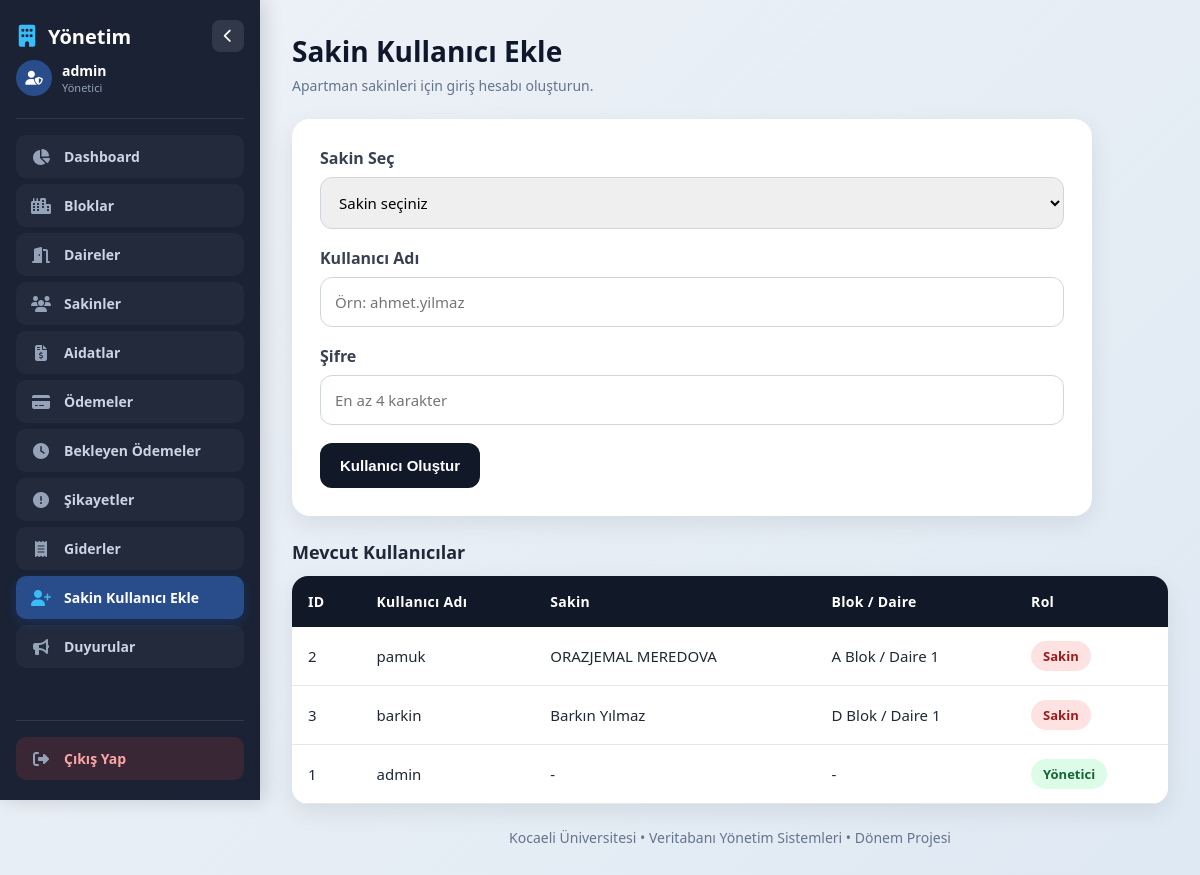
The app's page /register.php (signed in), older data.
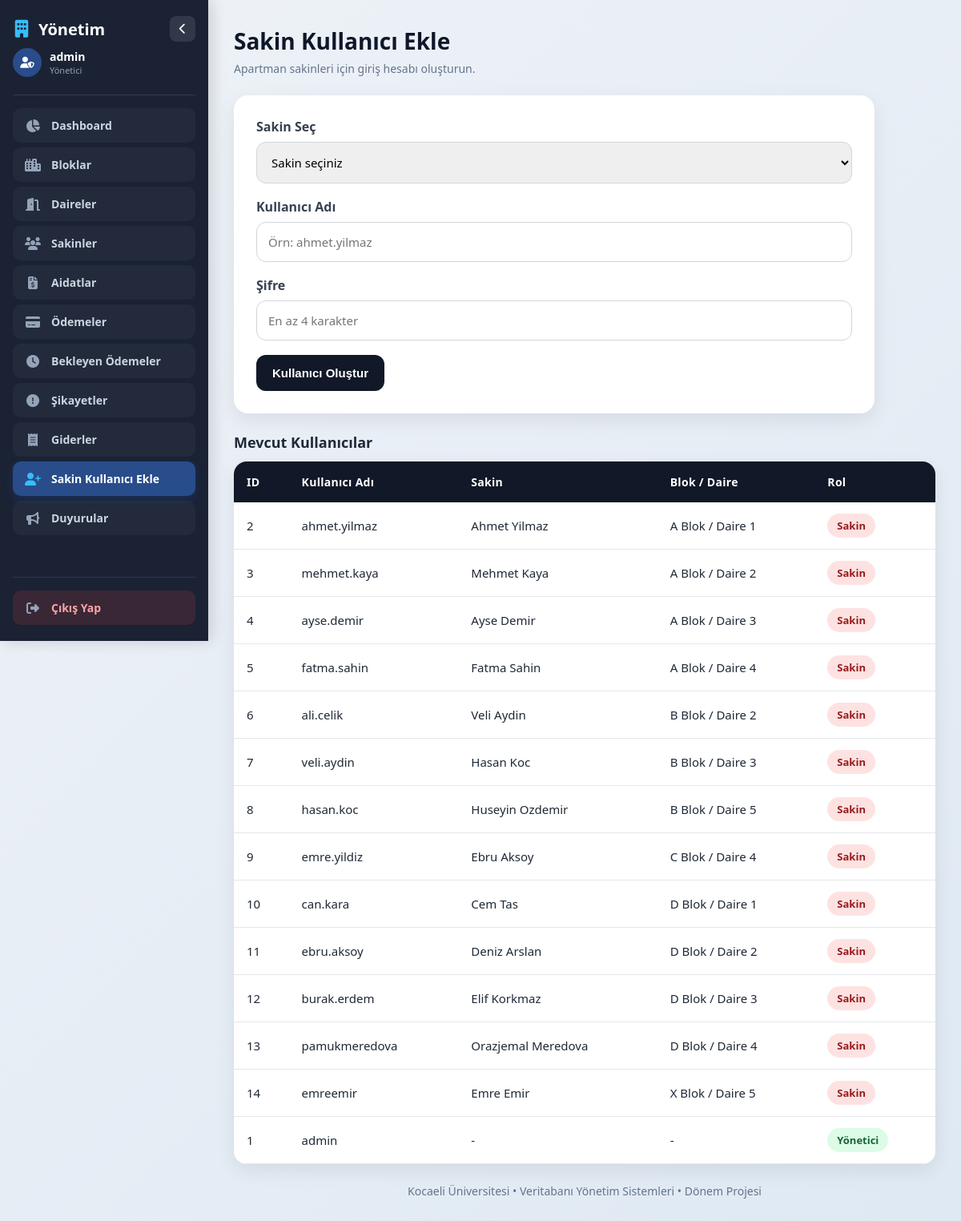
The same page, newer data.
### tables this page shows
CREATE TABLE `users` (
  `user_id` int(11) NOT NULL,
  `username` varchar(50) NOT NULL,
  `password` varchar(255) NOT NULL,
  `role` enum('admin','resident') NOT NULL DEFAULT 'resident',
  `resident_id` int(11) DEFAULT NULL,
  `created_at` timestamp NOT NULL DEFAULT current_timestamp()
);

CREATE TABLE `residents` (
  `resident_id` int(11) NOT NULL,
  `apartment_id` int(11) NOT NULL,
  `name` varchar(50) NOT NULL,
  `surname` varchar(50) NOT NULL,
  `phone` varchar(20) DEFAULT NULL,
  `email` varchar(100) DEFAULT NULL,
  `type` enum('ev_sahibi','kiraci') NOT NULL DEFAULT 'ev_sahibi',
  `created_at` timestamp NOT NULL DEFAULT current_timestamp()
);

CREATE TABLE `blocks` (
  `block_id` int(11) NOT NULL,
  `block_name` varchar(50) NOT NULL,
  `created_at` timestamp NOT NULL DEFAULT current_timestamp()
);

CREATE TABLE `apartments` (
  `apartment_id` int(11) NOT NULL,
  `block_id` int(11) NOT NULL,
  `floor_no` int(11) NOT NULL,
  `apartment_no` varchar(10) NOT NULL,
  `status` enum('bos','dolu') NOT NULL DEFAULT 'bos',
  `created_at` timestamp NOT NULL DEFAULT current_timestamp()
);

### register.php (the view, shortened to what this page needs)
<?php
require_once "includes/header_admin.php";
?>
        <div class="top-bar">
            <div>
                <h1>Sakin Kullanıcı Ekle</h1>
                <p>Apartman sakinleri için giriş hesabı oluşturun.</p>
            </div>
        </div>
        <div class="form-box">
            <form method="POST">
                <div class="form-group">
                    <label>Sakin Seç</label>
                    <select name="resident_id" required>
                        <option value="">Sakin seçiniz</option>
                    </select>
                </div>
                <div class="form-group">
                    <label>Kullanıcı Adı</label>
                    <input type="text" name="username" placeholder="Örn: ahmet.yilmaz" required>
                </div>
                <div class="form-group">
                    <label>Şifre</label>
                    <input type="text" name="password" placeholder="En az 4 karakter" required>
                </div>
                <button type="submit" class="submit-btn">Kullanıcı Oluştur</button>
            </form>
        </div>
        <div style="margin-top:24px;">
            <h2 style="margin-bottom:12px; font-size:18px;">Mevcut Kullanıcılar</h2>
            <div class="table-box">
                <table>
                    <tr>
                        <th>ID</th>
                        <th>Kullanıcı Adı</th>
                        <th>Sakin</th>
                        <th>Blok / Daire</th>
                        <th>Rol</th>
                    </tr>
                    <?php
                    $usersSql = "SELECT u.user_id, u.username, u.role, r.name, r.surname, b.block_name, a.apartment_no
                                 FROM users u
                                 LEFT JOIN residents r ON u.resident_id = r.resident_id
                                 LEFT JOIN apartments a ON r.apartment_id = a.apartment_id
                                 LEFT JOIN blocks b ON a.block_id = b.block_id
                                 ORDER BY u.role DESC, u.user_id ASC";
                    $users = $conn->query($usersSql)->fetchAll(PDO::FETCH_ASSOC);
                    foreach($users as $u):
                    ?>
                    <tr>
                        <td><?php echo $u['user_id']; ?></td>
                        <td><?php echo $u['username']; ?></td>
                        <td><?php echo $u['name'] ? $u['name'] . ' ' . $u['surname'] : '-'; ?></td>
                        <td><?php echo $u['block_name'] ? $u['block_name'] . ' / Daire ' . $u['apartment_no'] : '-'; ?></td>
                        <td>
                            <?php if($u['role'] == 'admin'): ?>
                                <span class="badge badge-paid">Yönetici</span>
                            <?php else: ?>
                                <span class="badge badge-unpaid">Sakin</span>
                            <?php endif; ?>
                        </td>
                    </tr>
                    <?php endforeach; ?>
                </table>
            </div>
        </div>
<?php require_once "includes/footer_admin.php"; ?>

Row changes from the older to the newer data that the page shows:
changed users id 2: username "pamuk" → "ahmet.yilmaz"; resident.name "ORAZJEMAL" → "Ahmet"; resident.surname "MEREDOVA" → "Yilmaz"
changed users id 3: username "barkin" → "mehmet.kaya"; resident.name "Barkın" → "Mehmet"; resident.surname "Yılmaz" → "Kaya"; blocks.block_name "D Blok" → "A Blok"; apartments.apartment_no "1" → "2"
added users: user_id "4", username "ayse.demir", resident.name "Ayse", resident.surname "Demir", blocks.block_name "A Blok", apartments.apartment_no "3", role "Sakin"
added users: user_id "5", username "fatma.sahin", resident.name "Fatma", resident.surname "Sahin", blocks.block_name "A Blok", apartments.apartment_no "4", role "Sakin"
added users: user_id "6", username "ali.celik", resident.name "Veli", resident.surname "Aydin", blocks.block_name "B Blok", apartments.apartment_no "2", role "Sakin"
added users: user_id "7", username "veli.aydin", resident.name "Hasan", resident.surname "Koc", blocks.block_name "B Blok", apartments.apartment_no "3", role "Sakin"
added users: user_id "8", username "hasan.koc", resident.name "Huseyin", resident.surname "Ozdemir", blocks.block_name "B Blok", apartments.apartment_no "5", role "Sakin"
added users: user_id "9", username "emre.yildiz", resident.name "Ebru", resident.surname "Aksoy", blocks.block_name "C Blok", apartments.apartment_no "4", role "Sakin"
added users: user_id "10", username "can.kara", resident.name "Cem", resident.surname "Tas", blocks.block_name "D Blok", apartments.apartment_no "1", role "Sakin"
added users: user_id "11", username "ebru.aksoy", resident.name "Deniz", resident.surname "Arslan", blocks.block_name "D Blok", apartments.apartment_no "2", role "Sakin"
added users: user_id "12", username "burak.erdem", resident.name "Elif", resident.surname "Korkmaz", blocks.block_name "D Blok", apartments.apartment_no "3", role "Sakin"
added users: user_id "13", username "pamukmeredova", resident.name "Orazjemal", resident.surname "Meredova", blocks.block_name "D Blok", apartments.apartment_no "4", role "Sakin"
added users: user_id "14", username "emreemir", resident.name "Emre", resident.surname "Emir", blocks.block_name "X Blok", apartments.apartment_no "5", role "Sakin"
